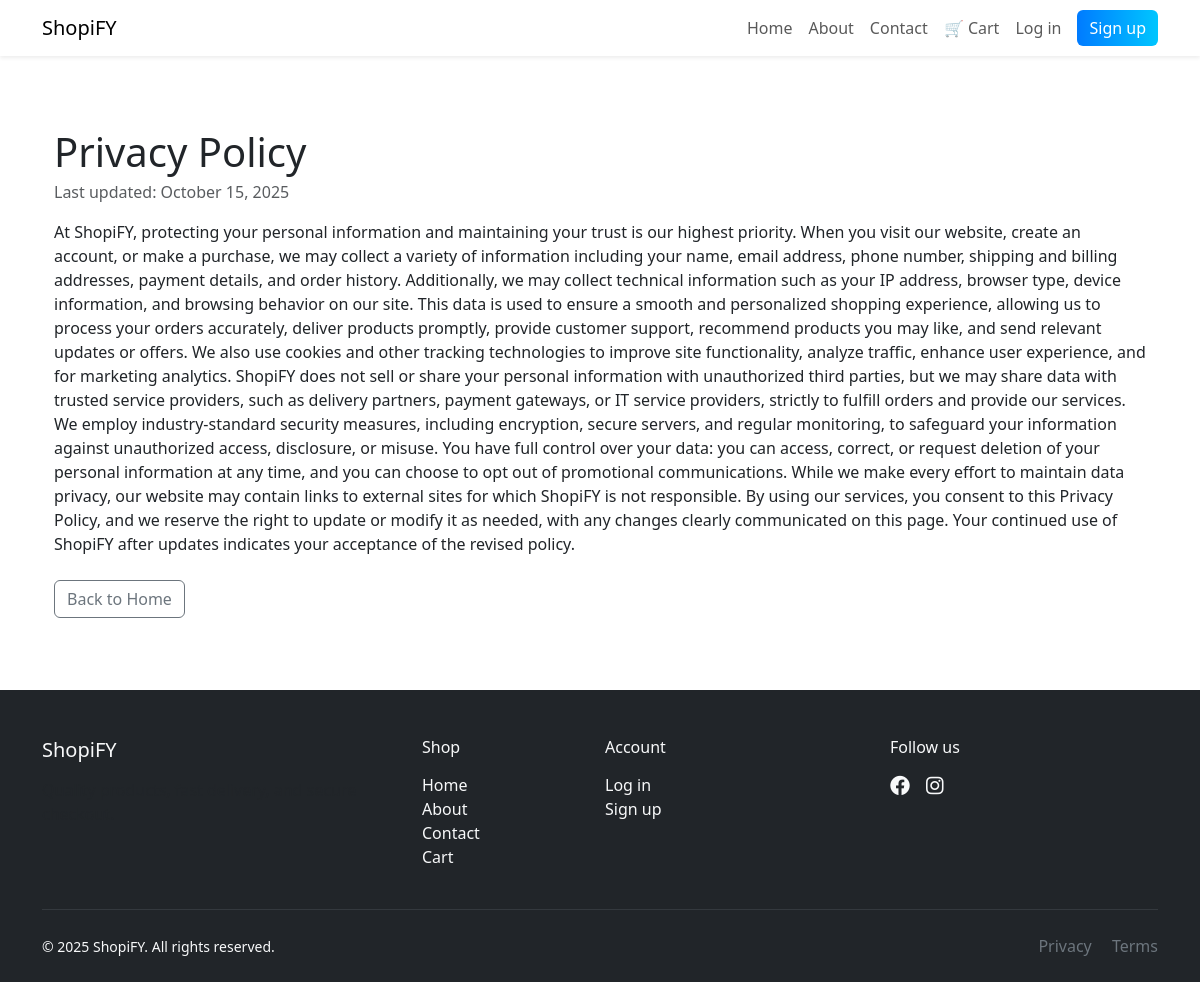
The app's page /privacy/ with its own data.
### shop/models.py (models this page shows, shortened)
class StaticPage(models.Model):
    SLUG_CHOICES = (
        ('privacy', 'Privacy Policy'),
        ('terms', 'Terms & Conditions'),
    )
    title = models.CharField(max_length=200)
    slug = models.SlugField(max_length=50, unique=True, choices=SLUG_CHOICES)
    content = models.TextField()
    external_url = models.URLField(blank=True)
    updated_at = models.DateTimeField(auto_now=True)
    class Meta:
        ordering = ['slug']

### shop/views.py (the view)
# urls.py: path('privacy/', views.static_page_view, {'slug': 'privacy'}, name='privacy'),
def static_page_view(request, slug):
    page = get_object_or_404(StaticPage, slug=slug)
    if page.external_url:
        return redirect(page.external_url)
    return render(request, 'shop/static_page.html', {'page': page, 'now': datetime.now()})

### templates/shop/static_page.html (shortened to what this page needs)
{% extends "base.html" %}
{% load static %}
{% block content %}
<div class="container py-4">
  <h1 class="mb-1">{{ page.title }}</h1>
  <p class="text-muted">Last updated: {{ page.updated_at|date:"F j, Y" }}</p>
  <article class="prose">
    {{ page.content|linebreaks }}
  </article>
  <div class="mt-4">
    <a href="{% url 'shop:home' %}" class="btn btn-outline-secondary">Back to Home</a>
  </div>
  </div>
{% endblock %}

### records on screen
StaticPage: title "Privacy Policy", updated_at "October 15, 2025", content "At ShopiFY, protecting your personal information and maintaining your trust is our highest priority. When you visit our website, create an account, or make a purchase, we may collect a variety of information including your name, email address, phone number, shipping and billing addresses, payment details, and order history. Additionally, we may collect technical information such as your IP address, browser type, device information, and browsing behavior on our site. This data is used to ensure a smooth and personalized shopping experience, allowing us to process your orders accurately, deliver products promptly, provide customer support, recommend products you may like, and send relevant…"
